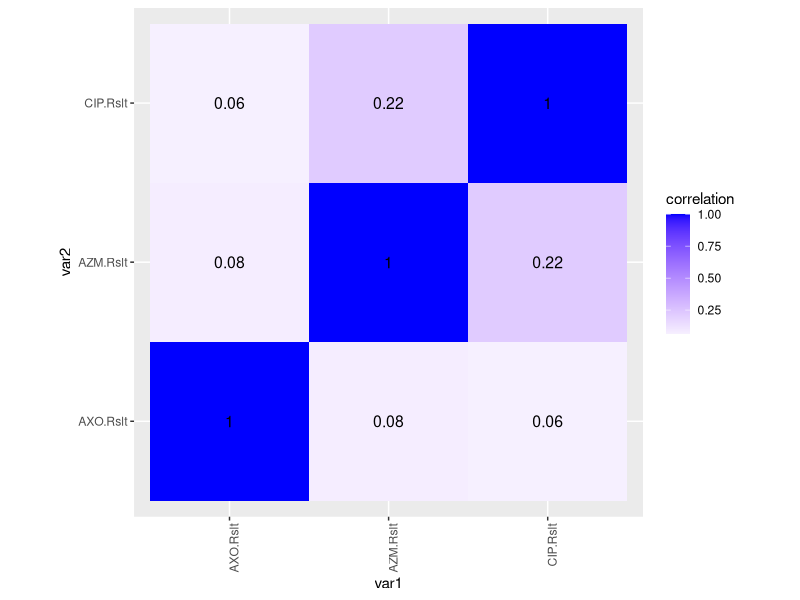
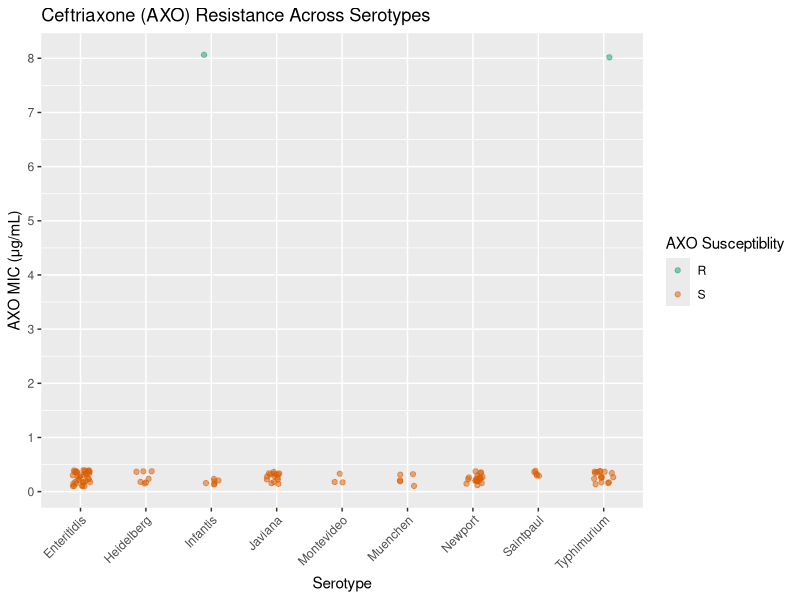
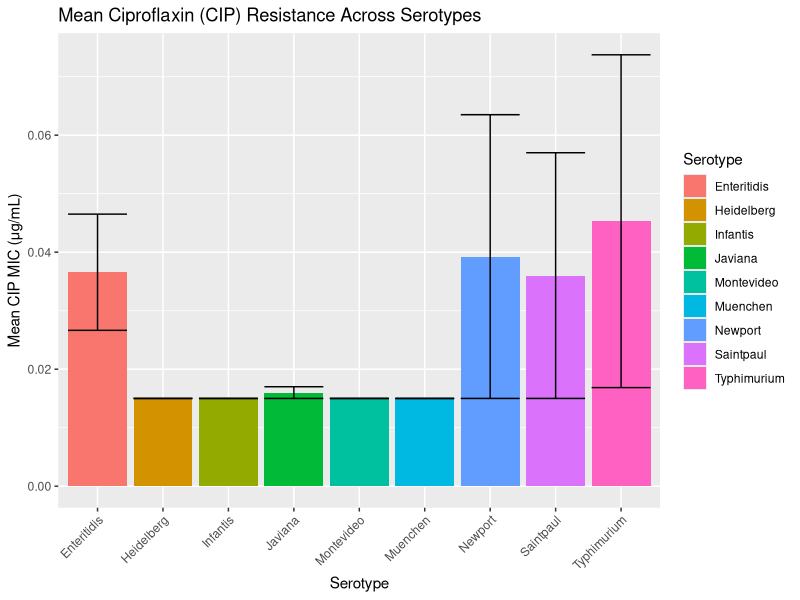
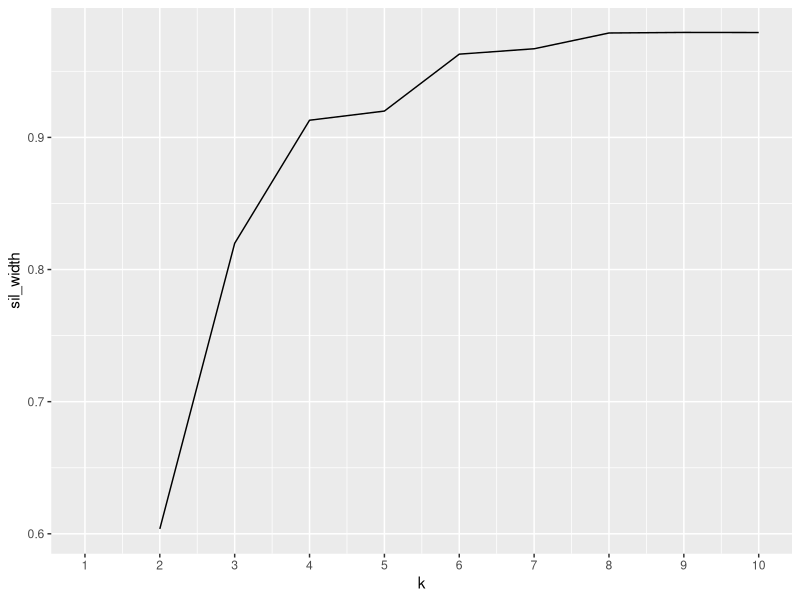
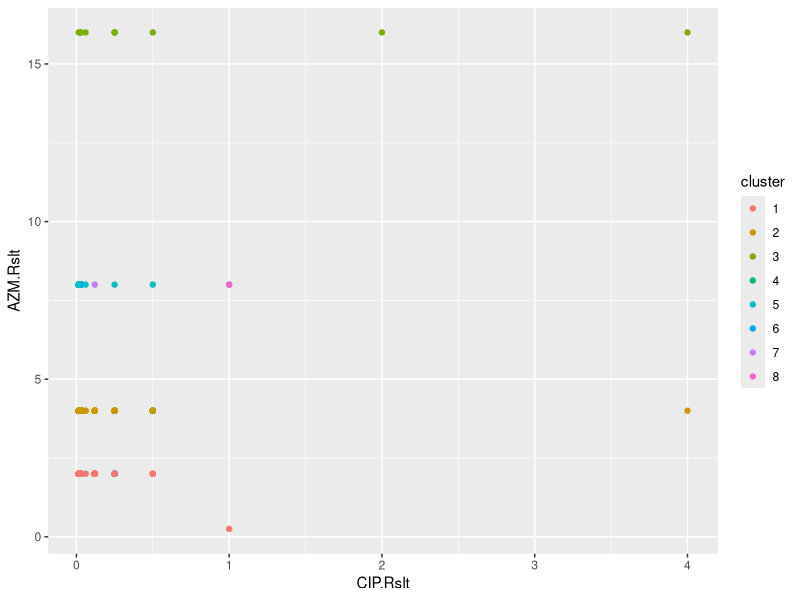
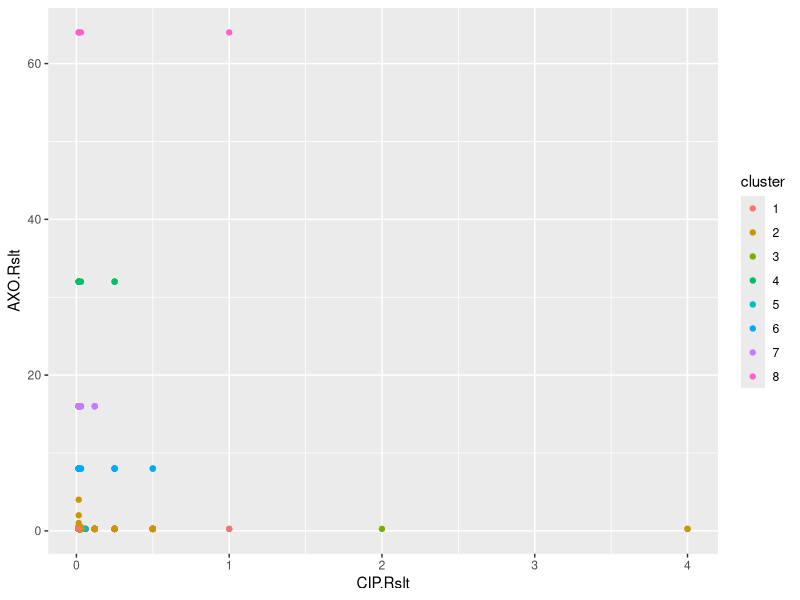
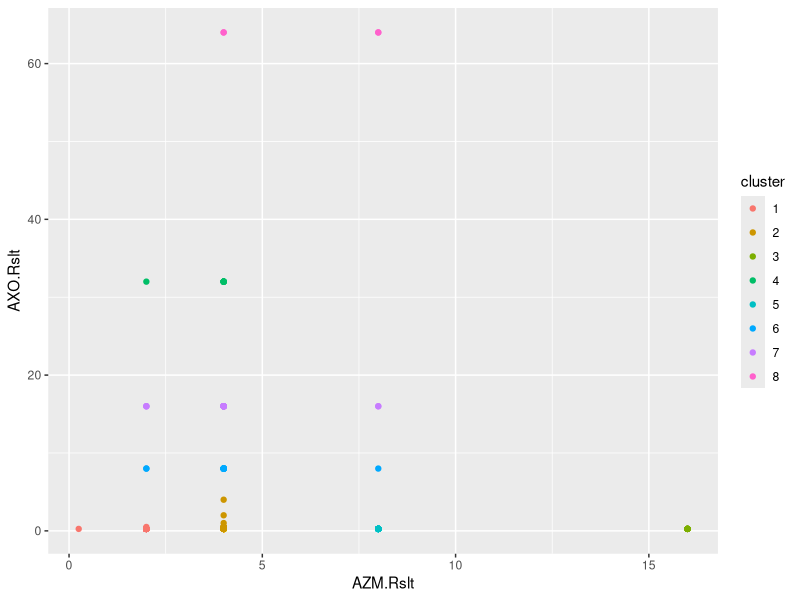
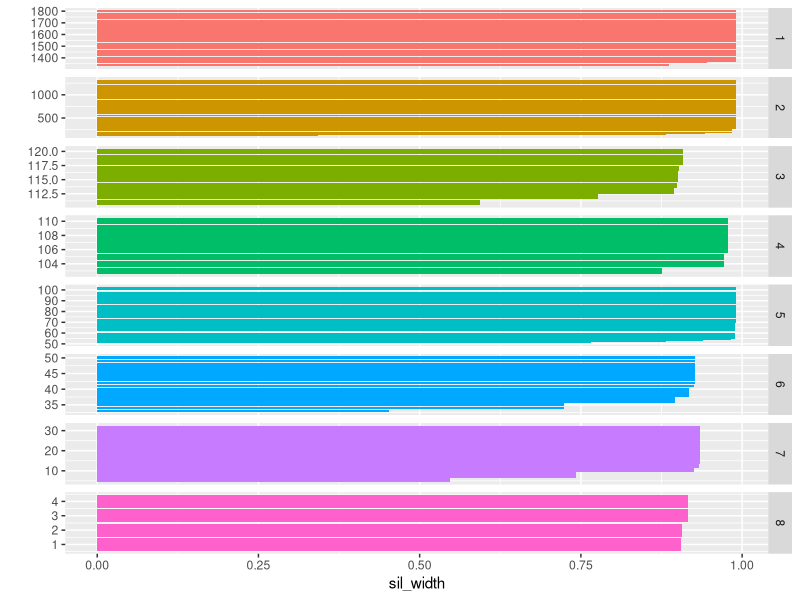

Write R code to recreate these figures, in order.
## ---- chunk 1
knitr::opts_chunk$set(echo = TRUE, eval = TRUE, fig.align = "center", warning = F, message = F,
tidy=TRUE, tidy.opts=list(width.cutoff=60), R.options=list(max.print=100))
## ---- chunk 2
library(tidyverse)
library(cluster)
library(RColorBrewer)

## ---- chunk 3
# read in the datasets
s_cipR <- read.csv("s_cipR.csv")
s_azmR <- read.csv("s_azmR.csv")
s_axoR <- read.csv("s_axoR.csv")
# examine dimensions and variables
dim(s_cipR)
head(s_cipR)
dim(s_azmR)
head(s_azmR)
dim(s_axoR)
head(s_axoR)
## ---- chunk 4
# join the first 2
cip_azm <- left_join(s_cipR,s_azmR,by=c("Specimen.ID","Genus","Species","Serotype","Data.Year")) 

# join that to the last one
s_res <- left_join(cip_azm,s_axoR,c("Specimen.ID","Genus","Species","Serotype","Data.Year"))
head(s_res)
dim(s_res)
## ---- chunk 5
s_res <- s_res %>% select(-X.x,-X.y,-X)
head(s_res)
## ---- chunk 6
# use case_when to create a conditional mutation that gives us susceptibility classification
s_res %>% mutate(CIP.Susc=case_when(CIP.Rslt<=.06 ~ "S",
                                          CIP.Rslt>=.12 & CIP.Rslt<=.5 ~ "I",
                                          CIP.Rslt>=1 ~ "R")) %>%
  mutate(AZM.Susc=case_when(AZM.Rslt<=16 ~ "S",
                            AZM.Rslt>=32 ~ "R")) %>%
  mutate(AXO.Susc=case_when(AXO.Rslt<=1 ~ "S",
                            AXO.Rslt==2 ~ "I",
                            AXO.Rslt>=4 ~ "R")) ->s_res
head(s_res)
## ---- chunk 7
# calculate mean MIC values for each antibiotic
s_res %>% summarize(meanMICcip=mean(CIP.Rslt), meanMICazm=mean(AZM.Rslt), meanMICaxo=mean(AXO.Rslt))

# number of distinct MIC values reported for each antibiotic
s_res %>% summarize(disMICcip=n_distinct(CIP.Rslt), distMICazm=n_distinct(AZM.Rslt), distMICaxo=n_distinct(AXO.Rslt))

# standard deviation for MIC values for each antibiotic
s_res %>% summarize(sdMICcip=sd(CIP.Rslt), sdMICazm=sd(AZM.Rslt), sdMICaxo=sd(AXO.Rslt))

# now do the same, but when grouped by species and serotype
s_res %>% group_by(Species,Serotype) %>% summarize(meanMICcip=mean(CIP.Rslt), meanMICazm=mean(AZM.Rslt), meanMICaxo=mean(AXO.Rslt))

# minimum when grouped
s_res %>% group_by(Species,Serotype) %>% summarize(minMICcip=min(CIP.Rslt), minMICazm=min(AZM.Rslt), minMICaxo=min(AXO.Rslt))

## ---- chunk 8
s_res %>% group_by(Species,Serotype) %>% summarize(meanMICcip=mean(CIP.Rslt), meanMICazm=mean(AZM.Rslt), meanMICaxo=mean(AXO.Rslt)) %>%
  filter(Serotype=="Enteritidis") 
## ---- chunk 9
# reshape table to wide (very wide) format. Every Serotype/MIC has its own column
s_res %>% group_by(Species,Serotype) %>% summarize(meanMICcip=mean(CIP.Rslt),meanMICazm=mean(AZM.Rslt), meanMICaxo=mean(AXO.Rslt)) %>%
  pivot_wider(names_from="Serotype",values_from=c("meanMICcip","meanMICazm","meanMICaxo")) ->wides_res
head(wides_res)

## ---- chunk 10
# There are too many columns to be useful, so let's reshape this table again
wides_res %>% pivot_longer(2:325) %>%
  separate(name,into=c("Rslt","Serotype")) %>%
  group_by(Serotype) %>% # now we need to recreate new columns with the MIC names
  mutate(row = row_number()) %>% # without this unique identifier, the values are lost somehow
  pivot_wider(names_from="Rslt",values_from="value") %>%
  select(-row) %>% arrange(Serotype) %>%
  # but now each antibiotic is separated between rows
  # We need to collapse these rows into 1 row while keeping the same columns
  group_by(Species,Serotype) %>% summarize(meanMICcip=sum(meanMICcip,na.rm=T),
                                   meanMICazm=sum(meanMICazm,na.rm=T),
                                   meanMICaxo=sum(meanMICaxo,na.rm=T))
# now we've restored the original long dataframe
## ---- chunk 11
abcor <- s_res %>% select(-Data.Year) %>% select_if(is.numeric) %>% cor(use="pair")
abcor
## ---- chunk 12
# tidy the data into a nice dataframe for future use
tidyabcor <- abcor %>% as.data.frame %>% rownames_to_column("var1") %>%
  pivot_longer(-1,names_to="var2",values_to="correlation")
tidyabcor
## ---- chunk 13
tidyabcor %>% ggplot(aes(var1,var2,fill=correlation)) +
  geom_tile()+
  scale_fill_gradient2(low="red",mid="white",high="blue") +
  geom_text(aes(label=round(correlation,2)),color = "black", size = 4) + 
  theme(axis.text.x = element_text(angle = 90, hjust=1)) + 
  coord_fixed()
## ---- chunk 14
# there are too many serotypes to make readable plots. So let's just look at the 10 serotypes that occur most frequently
s_res %>% group_by(Serotype) %>% summarize(n=n()) %>% ungroup() %>% arrange(desc(n)) %>%
  slice(1:10) 
# now that we know them, create a new dataset with only these serotypes (for use in plotting)
top10 <- s_res %>% 
  filter(Serotype==c("Enteritidis","Typhimurium","Newport","I4,[5],12:i:-","Javiana","Muenchen",
                     "Heidelberg","Saintpaul","Montevideo","Infantis")) 
head(top10)

## ---- chunk 15
ggplot(data=top10,aes(x=Serotype,y=AXO.Rslt,color=AXO.Susc)) + geom_point(alpha=.5, position=position_jitter(h=0.15,w=0.15)) +
  theme(axis.text.x = element_text(angle=45, hjust=1)) +
  ggtitle("Ceftriaxone (AXO) Resistance Across Serotypes") + ylab("AXO MIC (μg/mL)") + xlab("Serotype")+
   labs(color = "AXO Susceptiblity") +
  scale_y_continuous(breaks=seq(0,9,1)) + scale_color_brewer(palette="Dark2")

## ---- chunk 16
ggplot(data=top10,aes(x=Serotype)) + geom_bar(aes(y=CIP.Rslt,fill=Serotype),stat="summary",fun=mean) +
  geom_errorbar(aes(y=CIP.Rslt),stat="summary",fun.data=mean_se) +
  theme(axis.text.x = element_text(angle=45, hjust=1)) +
    ggtitle("Mean Ciproflaxin (CIP) Resistance Across Serotypes") + ylab("Mean CIP MIC (μg/mL)") + xlab("Serotype")
  
## ---- chunk 17
pam_dat<-s_res%>%select(6:8) # only our numeric resistance variables of interest, creating PAM datset
sil_width<-vector() # hold mean sil width
for(i in 2:10){
  pam_fit <- pam(pam_dat, k = i) # solution
  sil_width[i] <- pam_fit$silinfo$avg.width
}
ggplot()+geom_line(aes(x=1:10,y=sil_width))+scale_x_continuous(name="k",breaks=1:10)
## ---- chunk 18
pam <- pam_dat %>% pam(k=8)
pam
## ---- chunk 19
pamclust<-pam_dat %>% mutate(cluster=as.factor(pam$clustering)) # save cluster assignments
pamclust %>% ggplot(aes(CIP.Rslt,AZM.Rslt,color=cluster)) + geom_point()
## ---- chunk 20
pamclust<-pam_dat %>% mutate(cluster=as.factor(pam$clustering))
pamclust %>% ggplot(aes(CIP.Rslt,AXO.Rslt,color=cluster)) + geom_point()
## ---- chunk 21
pamclust<-pam_dat %>% mutate(cluster=as.factor(pam$clustering))
pamclust %>% ggplot(aes(AZM.Rslt,AXO.Rslt,color=cluster)) + geom_point()
## ---- chunk 22
pamclust %>% group_by(cluster) %>% summarize_if(is.numeric,mean,na.rm=T)
## ---- chunk 23
s_res %>%slice(pam$id.med)
## ---- chunk 24
# find the average silhouette width
pam$silinfo$avg.width
## ---- chunk 25
# visualize it
pam$silinfo$widths %>% as.data.frame %>% mutate(x=dim(pam$silinfo$widths)[1]:1)%>% 
ggplot(aes(x, y=sil_width, fill=as.factor(cluster))) + geom_bar(stat="identity") + xlab("") +
facet_grid(cluster~., scales="free_y") + coord_flip() + theme(legend.position="none")
